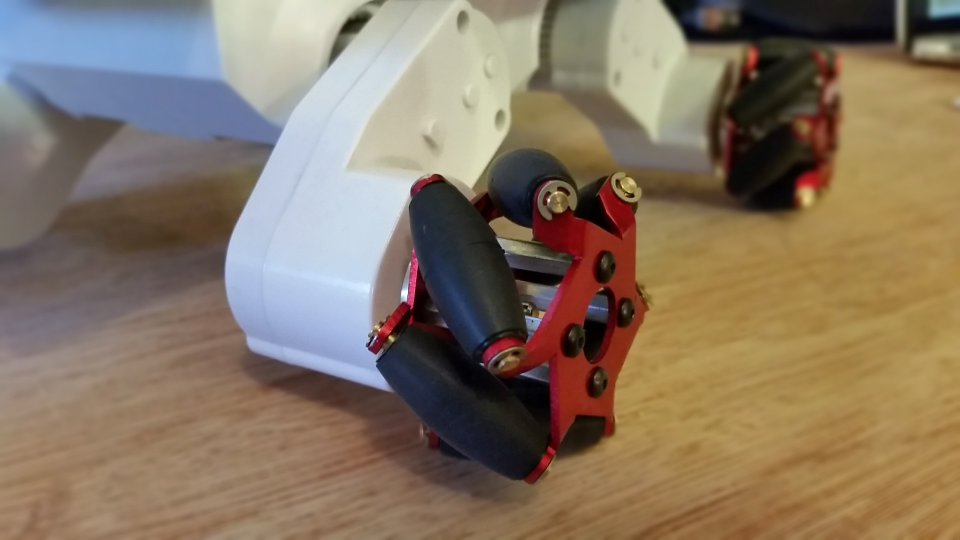
#> input picture shape-detection/15_5_wheels-.jpg, 1920 x 1080 px, given in place of 1.jpg, which was not available (shown at 1/2 size)
$ python newtest4.py   (older library calls are emulated)
#> lines starting #> are read from the running program, lines starting #| are printed output that depends on the picture; after the words box and inside, x2 and y2 are one past the last pixel; in counts of white or black regions, pixels touching at a corner belong together; pictures that were not available may be replaced by others from this repository, and a replacement may not be noted
### shape-detection/pyimagesearch/shapedetector.py
# import the necessary packages
import cv2

class ShapeDetector:
	def __init__(self):
		pass

	def detect(self, c):
		# initialize the shape name and approximate the contour
		shape = "unidentified"
		peri = cv2.arcLength(c, True)
		approx = cv2.approxPolyDP(c, 0.02 * peri, True)

		# if the shape is a triangle, it will have 3 vertices
		if len(approx) == 3:
			shape = "triangle"

		# if the shape has 4 vertices, it is either a square or
		# a rectangle
		elif len(approx) == 4:
			# compute the bounding box of the contour and use the
			# bounding box to compute the aspect ratio
			(x, y, w, h) = cv2.boundingRect(approx)
			ar = w / float(h)

			# a square will have an aspect ratio that is approximately
			# equal to one, otherwise, the shape is a rectangle
			shape = "square" if ar >= 0.95 and ar <= 1.05 else "rectangle"

		# if the shape is a pentagon, it will have 5 vertice

		# otherwise, we assume the shape is a circle
		else:
			shape = "circle"

		# return the name of the shape
		return shape

### shape-detection/newtest4.py
import numpy as np
import cv2
from pyimagesearch.shapedetector import ShapeDetector
import argparse
import imutils
import PIL
from PIL import Image
import math


#cap = cv2.VideoCapture(0)

def nothing(x):
    pass

# [4 lines left out: function swap, not called in this run]


cv2.namedWindow('frame')
cv2.createTrackbar('t','frame',0,255,nothing)
#> slider 't' is set to 85
cv2.createTrackbar('e1','frame',0,255,nothing)
#> slider 'e1' is set to 85
cv2.createTrackbar('e2','frame',0,1500,nothing)
#> slider 'e2' is set to 100
cv2.namedWindow('frameb')
cv2.createTrackbar('t2','frameb',0,255,nothing)
#> slider 't2' is set to 85
cv2.createTrackbar('e12','frameb',0,255,nothing)
#> slider 'e12' is set to 85
cv2.createTrackbar('e22','frameb',0,255,nothing)
#> slider 'e22' is set to 85

while(True):
    # Capture frame-by-frame
    #ret, image = cap.read()
    baseheight = 570
    img = Image.open('1.jpg')
#> img is the input picture: PIL image 1920x1080 RGB; mean R, G, B 135.2, 118.4, 99.2
    hpercent = (baseheight / float(img.size[1]))
    wsize = int((float(img.size[0]) * float(hpercent)))
    img = img.resize((wsize, baseheight), PIL.Image.ANTIALIAS)
#> img: PIL image 1013x570 RGB
    img.save('11.jpg')
    image = cv2.imread('11.jpg',1)

    # Our operations on the frame come here

    resized = imutils.resize(image, width=620)
    ratio = image.shape[0] / float(resized.shape[0])


    # convert the resized image to grayscale, blur it slightly,
    # and threshold it


    hsv = cv2.cvtColor(resized, cv2.COLOR_BGR2HSV)
#> hsv: shape (348, 620, 3); mean H, S, V 42.3, 94.2, 142.4

    lower_y = np.array([22,9,0])
    upper_y = np.array([80,255,219])

    masky = cv2.inRange(hsv, lower_y, upper_y)
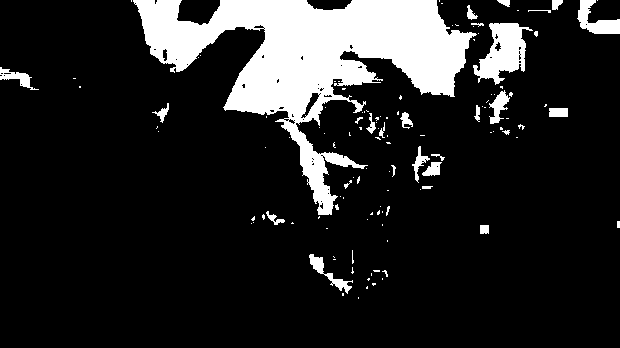
#> masky: shape (348, 620); 14.5% white; 122 white regions (93 under 20 px), largest, box (x1, y1, x2, y2) and area: (133, 0, 477, 215) 25675, (473, 23, 533, 85) 1910, (577, 0, 620, 34) 715


    lower_b = np.array([4,0,0])
    upper_b = np.array([22,255,255])

    maskb = cv2.inRange(hsv, lower_b, upper_b)
#> maskb: shape (348, 620); 59% white; 78 black regions (65 under 20 px), largest, box (x1, y1, x2, y2) and area: (0, 0, 620, 310) 86865, (482, 86, 511, 134) 581, (467, 87, 480, 122) 213

    lower_bl = np.array([81,135,94])
    upper_bl = np.array([101,255,255])

    maskbl = cv2.inRange(hsv, lower_bl, upper_bl)
#> maskbl: shape (348, 620); every value is 0

    res = cv2.bitwise_and(resized,resized, mask= masky)
    resb = cv2.bitwise_and(resized,resized, mask= maskb)
    resbl = cv2.bitwise_and(resized,resized, mask= maskbl)
#> resbl: shape (348, 620, 3); every value is 0


    gray = cv2.cvtColor(resb, cv2.COLOR_BGR2GRAY)
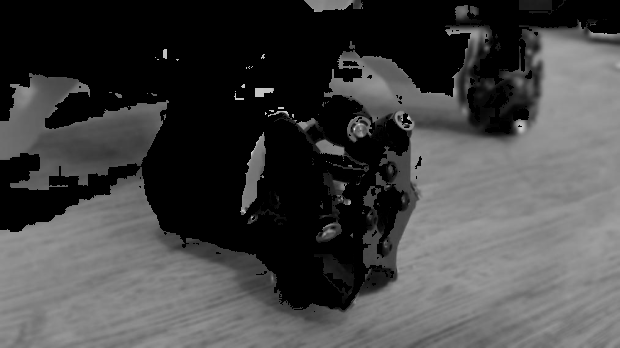
#> gray: shape (348, 620); min 0, max 231, mean 68.6
    blurred = cv2.GaussianBlur(gray, (5, 5), 0)

    t = cv2.getTrackbarPos('t','frame')
    e1 = cv2.getTrackbarPos('e1','frame')
    e2 = cv2.getTrackbarPos('e2','frame')

    thresh = cv2.threshold(blurred, 50, 255, cv2.THRESH_BINARY)[1]
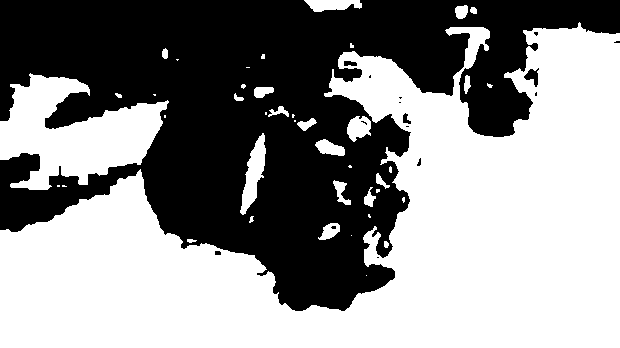
#> thresh: shape (348, 620); 55.5% white; 16 black regions (10 under 20 px), largest, box (x1, y1, x2, y2) and area: (0, 0, 620, 311) 95763, (524, 68, 539, 87) 140, (344, 61, 357, 66) 55, (403, 113, 411, 124) 51, (215, 251, 221, 255) 23, (417, 158, 421, 166) 20
    edges = cv2.Canny(thresh,e1,e1)
#> edges: shape (348, 620); 1.9% white in thin lines or dots, all inside (x1, y1, x2, y2) = (0, 0, 620, 311)
    edgess = imutils.resize(edges, width=600)
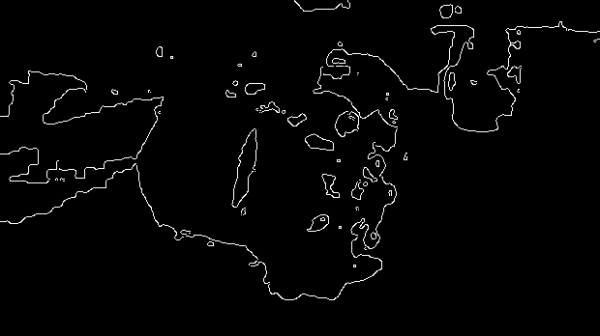
#> edgess: shape (336, 600); min 0, max 255, mean 4.9
    # find contours in the thresholded image and initialize the
    # shape detector
    cnts = cv2.findContours(edges.copy(), cv2.RETR_EXTERNAL,
            cv2.CHAIN_APPROX_SIMPLE)
#> cnts = 83 contours, 64 with area under 20; largest, box (x1, y1, x2, y2) and area: (315, 138, 345, 156) 314, (317, 222, 340, 240) 234, (332, 180, 351, 205) 203, (253, 86, 274, 98) 171, (454, 4, 468, 19) 146
    cnts = cnts[0] if imutils.is_cv2() else cnts[1]
    sd = ShapeDetector()
    area=0
    cX=0
    cY=0
    # loop over the contours
    for c in cnts:
            # compute the center of the contour, then detect the name of the
            # shape using only the contour
            M = cv2.moments(c)
            if M["m00"] > 0:
                cX = int((M["m10"] / M["m00"]+ 1e-7) * ratio)
                cY = int((M["m01"] / M["m00"]+ 1e-7) * ratio)
                shape = sd.detect(c)
                # multiply the contour (x, y)-coordinates by the resize ratio,
                # then draw the contours and the name of the shape on the image
                c = c.astype("float")
                c *= ratio
                c = c.astype("int")
                area=cv2.contourArea(c)
                if(area>0):
                    cv2.drawContours(resized, [c], -1, (0, 255, 0), 2)
                    cv2.putText(resized, ' town hall', (cX, cY), cv2.FONT_HERSHEY_SIMPLEX,0.5, (255, 255, 255), 2)
                    cv2.circle(resized, (cX, cY),3 , (0, 0, 0), -1)
#> this loop made 83 passes
#> (cX, cY, shape, peri in detect, approx in detect, x in detect, y in detect, w in detect) on pass 29: (115, 335, 'rectangle', 357.3, [[140, 169], [48, 221], [0, 229], [48, 221]], 0, 169, 141)
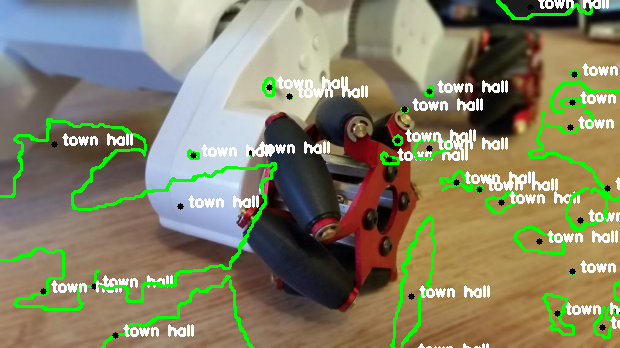
#> resized: shape (348, 620, 3); mean B, G, R 102.5, 130.5, 132.9


    gray2 = cv2.cvtColor(res, cv2.COLOR_BGR2GRAY)
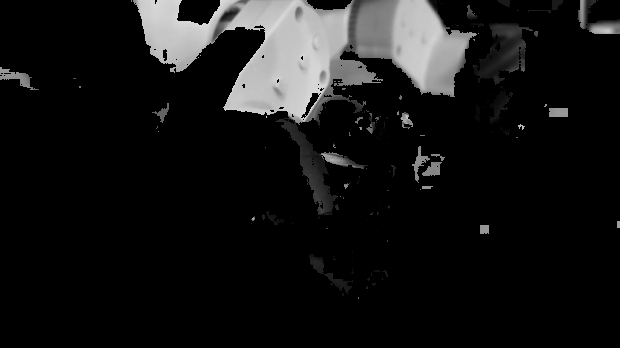
#> gray2: shape (348, 620); min 0, max 218, mean 21.3
    blurred2 = cv2.GaussianBlur(gray2, (5, 5), 0)
    t2 = cv2.getTrackbarPos('t2','frameb')
#> t2 = 85
    e12 = cv2.getTrackbarPos('e12','frameb')
#> e12 = 85
    e22 = cv2.getTrackbarPos('e22','frameb')
#> e22 = 85
    thresh2 = cv2.threshold(blurred2, 50, 255, cv2.THRESH_BINARY)[1]
#> thresh2: shape (348, 620); 12.4% white; 37 white regions (13 under 20 px), largest, box (x1, y1, x2, y2) and area: (132, 0, 477, 124) 24046, (588, 22, 620, 35) 359, (0, 67, 35, 90) 336
    edges2 = cv2.Canny(thresh2,e12,e12)
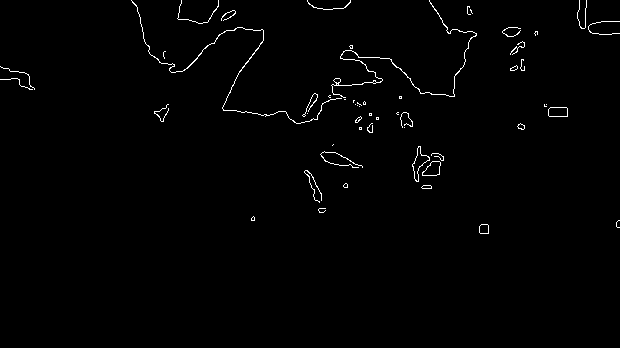
#> edges2: shape (348, 620); 1% white in thin lines or dots, all inside (x1, y1, x2, y2) = (0, 0, 620, 234)
    # find contours in the thresholded image and initialize the
    # shape detector
    cnts2 = cv2.findContours(edges2.copy(), cv2.RETR_EXTERNAL,
            cv2.CHAIN_APPROX_SIMPLE)
#> cnts2 = 54 contours, 45 with area under 20; largest, box (x1, y1, x2, y2) and area: (412, 146, 430, 182) 214, (422, 161, 441, 176) 180, (548, 107, 568, 117) 168, (331, 0, 477, 98) 88, (479, 224, 489, 234) 78
    cnts2 = cnts[0] if imutils.is_cv2() else cnts2[1]
#> cnts2 = [[365, 274], [365, 276], [367, 276], [367, 274]]
    sd2 = ShapeDetector()
    cyan=255
    k=0
    noe=18
    xx=np.zeros(shape=(noe))
    yy=np.zeros(shape=(noe))
    dd=np.zeros(shape=(noe))
    cc=np.zeros(shape=(noe))
    aa=np.zeros(shape=(noe))
    qq=np.zeros(shape=(noe))
    # loop over the contours
    for c2 in cnts2:
            # compute the center of the contour, then detect the name of the
            # shape using only the contour
            M = cv2.moments(c2)


            if M["m00"] > 0:
                cX2 = int((M["m10"] / M["m00"]+ 1e-7) * ratio)
                cY2 = int((M["m01"] / M["m00"]+ 1e-7) * ratio)
                shape2 = sd.detect(c2)

                # multiply the contour (x, y)-coordinates by the resize ratio,
                # then draw the contours and the name of the shape on the image
                c2 = c2.astype("float")
                c2 *= ratio
                c2 = c2.astype("int")
                area2=cv2.contourArea(c2)
                rat1=area/6.25 + 800
                rat2=area/6.25 + 200
                if(area2>rat2 and area2<rat1):
                    shape3='sqr'
                elif(area2>(rat2/2) and area2<(rat1/2)+400):
                    shape3='trng'
                else:
                    shape3='null'
                if(area2>0):
                    if(shape2=='circle' or shape2=='square' or shape2=='rectangle' or shape2=='triangle'):
                        if(area2>0):
                            dist2=float((((cX-cX)*(cX-cX))+((cY-cY2)*(cY-cY2)))^(1/2))
                            dist=float((((cX-cX2)*(cX-cX2))+((cY-cY2)*(cY-cY2)))^(1/2))
                            sinn=float(dist2/dist)
                            angle = math.acos(float(sinn))
                            j=round(math.degrees(angle),2)
                            if cX2>cX and cY2>cY:
                                quad=4
                                j=270+j
                            elif cX2<cX and cY2>cY:
                                quad=3
                                j=270-j
                            elif cX2<cX and cY2<cY:
                                quad=2
                                j=j+90
                            else:
                                quad=1
                                j=90-j

                            xx[k]=cX2
                            yy[k]=cY2
                            dd[k]=dist
                            cc[k]=cyan
                            aa[k]=j
                            qq[k]=quad

                            k=k+1
                            cv2.drawContours(resized, [c2], -1, (0, 255, 0), 2)
                            cv2.circle(resized, (cX2, cY2), 3, (0,0,255), -1)
                            cv2.putText(resized,'y', (cX2, cY2), cv2.FONT_HERSHEY_SIMPLEX,0.5, (255, 0, 255), 2)
                            cv2.line(resized,(cX,cY),(cX2,cY2),(255,cyan,0),2)
                            cyan=cyan-1
#> this loop made 4 passes
#> after the loop, aa = 18 values from 0 to 0; cc = 18 values from 0 to 0; cyan = 255; dd = 18 values from 0 to 0; k = 0; qq = 18 values from 0 to 0; xx = 18 values from 0 to 0; yy = 18 values from 0 to 0


    for n in range(0,18):
        for l in range(0,17):
            if dd[l]>dd[1+l]:
                p=dd[l]
                dd[l]=dd[l+1]
                dd[l+1]=p

                q=xx[l]
                xx[l]=xx[l+1]
                xx[l+1]=q

                r=yy[l]
                yy[l]=yy[l+1]
                yy[l+1]=r

                s=cc[l]
                cc[l]=cc[l+1]
                cc[l+1]=s

                t=aa[l]
                aa[l]=aa[l+1]
                aa[l+1]=t

                u=qq[l]
                qq[l]=qq[l+1]
                qq[l+1]=u


    # [4 lines of commented-out code are left out]

    resized[np.where((resized == [255,cc[0],0]).all(axis = 2))] = [0,0,255]
    resized[np.where((resized == [255,cc[17],0]).all(axis = 2))] = [0,255,255]

    gray3 = cv2.cvtColor(resbl, cv2.COLOR_BGR2GRAY)
    blurred3 = cv2.GaussianBlur(gray3, (5, 5), 0)
    thresh3 = cv2.threshold(blurred3, 50, 255, cv2.THRESH_BINARY)[1]
    edges3 = cv2.Canny(thresh3,e12,e12)
    # find contours in the thresholded image and initialize the
    # shape detector
    cnts3 = cv2.findContours(edges3.copy(), cv2.RETR_EXTERNAL,
            cv2.CHAIN_APPROX_SIMPLE)
#> cnts3 = 0 contours
    cnts3 = cnts3[0] if imutils.is_cv2() else cnts3[1]
#> cnts3 = []
    sd3 = ShapeDetector()

    # loop over the contours
    for c3 in cnts3:
            # compute the center of the contour, then detect the name of the
            # shape using only the contour
            M = cv2.moments(c3)


            if M["m00"] > 0:
                cX3 = int((M["m10"] / M["m00"]+ 1e-7) * ratio)
                cY3 = int((M["m01"] / M["m00"]+ 1e-7) * ratio)
                shap = sd3.detect(c3)

                # multiply the contour (x, y)-coordinates by the resize ratio,
                # then draw the contours and the name of the shape on the image
                c3 = c3.astype("float")
                c3 *= ratio
                c3 = c3.astype("int")
                area3=cv2.contourArea(c3)
                rat13=area/6.25 + 900
                rat23=area/6.25 + 200
                if(area3>rat23 and area3<rat13):
                    shape4='sqr'
                elif(area3>(rat23/2) and area3<(rat13/2)+400):
                    shape4='trng'
                else:
                    shape4='null'
                if(area3>0):
                    if(shap=='circle' or shap=='square' or shap=='rectangle' or shap=='triangle'):
                        cv2.drawContours(resized, [c3], -1, (0, 255, 0), 2)
                        cv2.circle(resized, (cX3, cY3), 3, (255, 0, 0), -1)

                        #print(area3)
                        cv2.putText(resized, 'b', (cX3, cY3), cv2.FONT_HERSHEY_SIMPLEX,0.5, (255, 0, 255), 2)
#> this loop made 0 passes


    cv2.imshow('fre',resized)
    #cv2.imshow('mask',resb)
    #cv2.imshow('fme',resbl)
    if cv2.waitKey(1) & 0xFF == ord('q'):
#> (key q is pressed here)
        break

# When everything done, release the capture
#cap.release()
cv2.destroyAllWindows()

$ run again, on shape-detection/2014-08-22-13.29.36.jpg
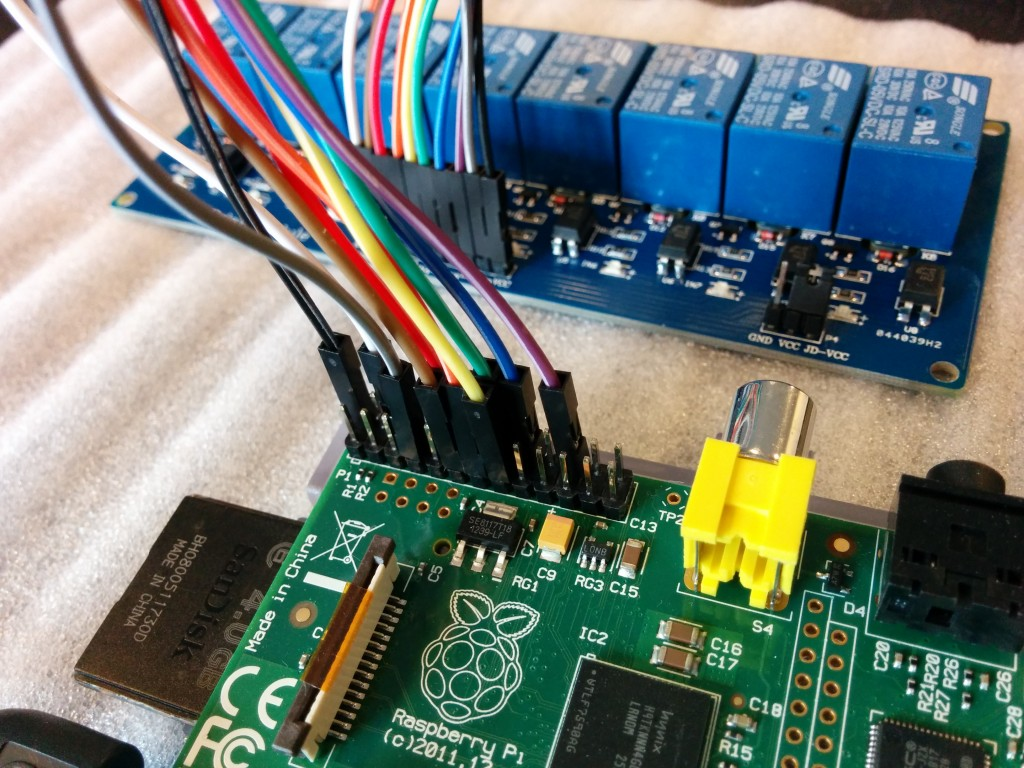
#> input picture shape-detection/2014-08-22-13.29.36.jpg, 1024 x 768 px, given in place of 1.jpg, which was not available
#> img is the input picture: PIL image 1024x768 RGB; mean R, G, B 110.8, 121.8, 114.4
#> img: PIL image 760x570 RGB
#> hsv: shape (465, 620, 3); mean H, S, V 59.4, 110.3, 140.8
#> `masky = cv2.inRange(hsv, lower_y, upper_y)`:
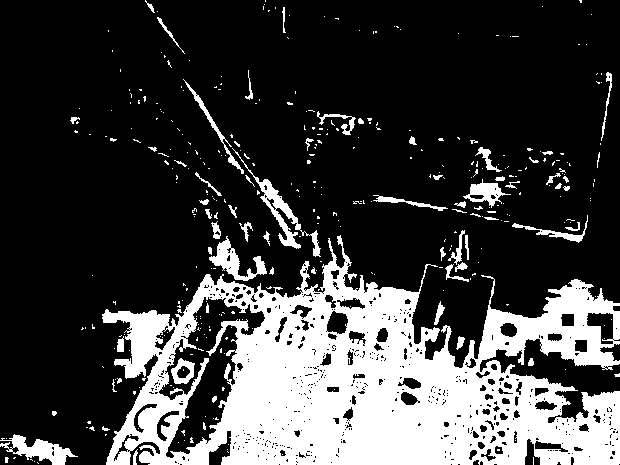
#> masky: shape (465, 620); 24.8% white; 368 white regions (305 under 20 px), largest, box (x1, y1, x2, y2) and area: (102, 235, 620, 465) 62345, (232, 148, 321, 257) 1153, (0, 434, 78, 465) 1010
#> maskb: shape (465, 620); 35% white; 285 white regions (206 under 20 px), largest, box (x1, y1, x2, y2) and area: (0, 0, 279, 447) 53386, (288, 0, 620, 318) 33379, (168, 325, 239, 455) 3559
#> maskbl: shape (465, 620); 2.3% white; 317 white regions (283 under 20 px), largest, box (x1, y1, x2, y2) and area: (250, 0, 279, 104) 1201, (186, 79, 265, 182) 859, (146, 0, 206, 75) 758
#> thresh: shape (465, 620); 32.9% white; 167 white regions (89 under 20 px), largest, box (x1, y1, x2, y2) and area: (0, 0, 262, 441) 48898, (291, 0, 620, 318) 32354, (169, 338, 238, 455) 2002
#> edges: shape (465, 620); 3.5% white in thin lines or dots
#> cnts = 307 contours, 249 with area under 20; largest, box (x1, y1, x2, y2) and area: (138, 56, 210, 136) 854, (297, 191, 333, 262) 534, (217, 152, 279, 233) 428, (182, 170, 221, 213) 424, (72, 34, 262, 234) 388
#> the loop `for c in cnts:` made 307 passes
#> (cX, cY, shape, peri in detect, area) on passes 6, 7, 11, 15, 16, 31, 33, 34: (7, 562, 'circle', 14.24, 20.5), (142, 558, 'circle', 15.66, 23.5), (169, 550, 'circle', 14.24, 21.5), (150, 547, 'circle', 30.73, 77.5), (160, 535, 'circle', 34.73, 77.5), (546, 519, 'circle', 17.66, 28.5), (81, 524, 'circle', 341.2, 21.5), (265, 514, 'circle', 17.07, 28)
#> t2 = 85
#> thresh2: shape (465, 620); 15.9% white; 185 white regions (125 under 20 px), largest, box (x1, y1, x2, y2) and area: (223, 264, 620, 465) 31657, (107, 274, 287, 465) 7127, (256, 178, 295, 244) 841
#> edges2: shape (465, 620); 3.4% white in thin lines or dots
#> `cnts2 = cv2.findContours(edges2.copy(), cv2.RETR_EXTERNAL, cv2.CHAIN_A..`: cnts2 = 451 contours, 377 with area under 20; largest, box (x1, y1, x2, y2) and area: (183, 80, 244, 175) 542, (171, 359, 194, 383) 383, (207, 320, 247, 356) 268, (373, 194, 446, 211) 159, (401, 391, 417, 406) 155
#> `cnts2 = cnts[0] if imutils.is_cv2() else cnts2[1]`: cnts2 = [[138, 464], [139, 464]]
#> the loop `for c2 in cnts2:` made 2 passes
#> after the loop `for c2 in cnts2:`: aa = 18 values from 0 to 0; cyan = 255; dd = 18 values from 0 to 0; k = 0; qq = 18 values from 0 to 0
#> thresh3: shape (465, 620); 1.8% white; 89 white regions (62 under 20 px), largest, box (x1, y1, x2, y2) and area: (249, 0, 280, 103) 1310, (186, 79, 264, 181) 813, (147, 0, 206, 75) 798
#> edges3: shape (465, 620); 0.83% white in thin lines or dots, all inside (x1, y1, x2, y2) = (108, 0, 578, 458)
#> cnts3 = 114 contours, 101 with area under 20; largest, box (x1, y1, x2, y2) and area: (186, 78, 264, 181) 851, (379, 66, 436, 78) 252, (194, 308, 204, 328) 95, (277, 208, 293, 227) 92, (231, 46, 237, 61) 56
#> the loop `for c3 in cnts3:` made 114 passes
#> c3 on passes 2, 3, 8, 18, 25, 28, 29, 30: [[162, 392]], [[160, 392]], [[175, 366]], [[196, 333]], [[237, 318]], [[218, 311]], [[216, 311]], [[248, 309]]
#> after the loop `for c3 in cnts3:`:
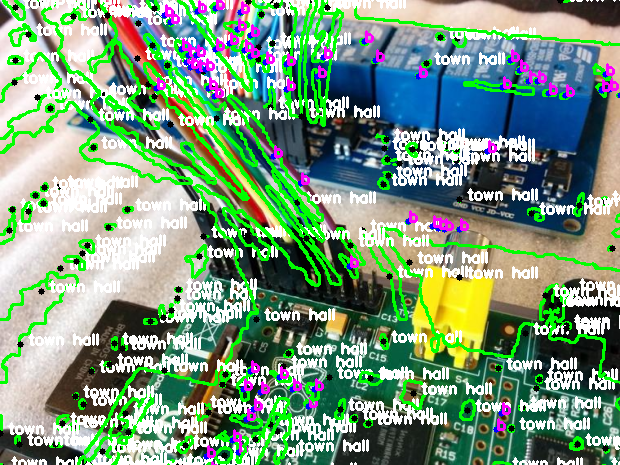
#> resized: shape (465, 620, 3); mean B, G, R 125.9, 153.9, 122.3
